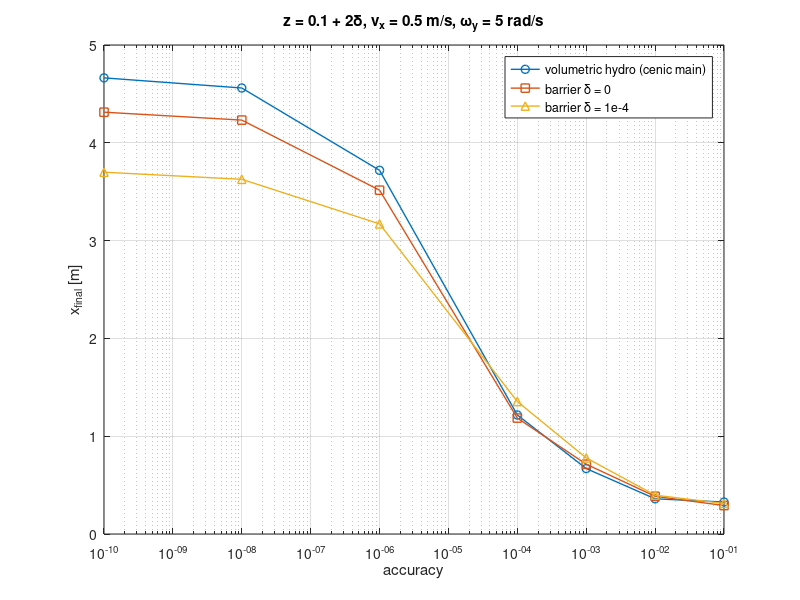

Write MATLAB code to recreate this figure.
accuracy = [1e-1, 1e-2, 1e-3, 1e-4, 1e-6, 1e-8, 1e-10];

%% Case 3: z = 0.1 + 2\delta, v_x = 0.5 m/s, \omega_y = 5 rad/s
x_f_cenic_main_hydro = [0.32712258386913945, 0.36006005273403663, 0.6689915140782494, 1.21695014833409, 3.7184415239495547, 4.5604435587530565, 4.6639132791951];
x_f_barrier_0 = [0.29112367425716656, 0.38550845175728327, 0.7137581903184426, 1.1852613159002956, 3.5154448837440593, 4.232194613966953, 4.3131997408557865];
x_f_barrier_1e_4 = [0.31188201121064313, 0.3971087669533448, 0.7780574114319461, 1.3546947851826812, 3.170818795528213, 3.626739052570931, 3.6995348313297334];

figure;
semilogx(accuracy, x_f_cenic_main_hydro, '-o', 'LineWidth', 1); hold on;
semilogx(accuracy, x_f_barrier_0, '-s', 'LineWidth', 1);
semilogx(accuracy, x_f_barrier_1e_4, '-^', 'LineWidth', 1);
hold off;

ylabel('x_{final} [m]');
xlabel('accuracy');
title('z = 0.1 + 2\delta, v_x = 0.5 m/s, \omega_y = 5 rad/s');
legend('volumetric hydro (cenic main)', 'barrier \delta = 0', 'barrier \delta = 1e-4', ...
       'Location', 'northeast');
grid on;

% Export figure
exportgraphics(gcf, 'rolling_sphere.png', 'Resolution', 600);
